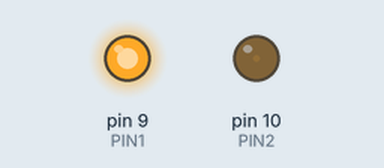
Bench run of a sketch on a simulated Arduino Uno, built with avr-gcc and run on an emulated ATmega328P. On the bench: output pins drawn as LEDs (lit = HIGH). Random numbers use the default seed unless the sketch sets one.

Above: at 0.1 s.
At 12.8 s:
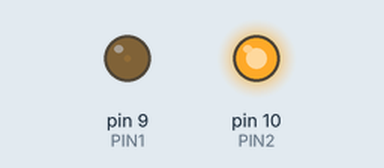
Timing chart, 0 to 15.1 s (numbered marks = the images above):
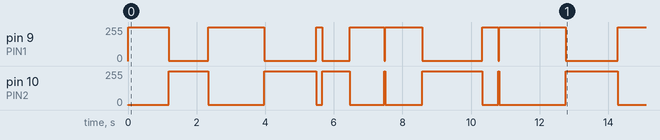

Measured:
- by itself, pin 9 (PIN1): 0/255 → 254/255 at 0.01 s, → 1/255 1.2 s later, → 254/255 1.1 s later, → 1/255 1.6 s later, … (15 changes in this stretch)
- by itself, pin 10 (PIN2): 0/255 → 2/255 at 0.01 s, → 254/255 1.2 s later, → 2/255 1.1 s later, → 254/255 1.6 s later, … (15 changes in this stretch)

The sketch:

removeme_twoleds.ino
```cpp
#define PIN1 9
#define PIN2 10

void setup() {
  // put your setup code here, to run once:
  pinMode(PIN1, OUTPUT);
  pinMode(PIN2, OUTPUT);
  Serial.begin(115200);
  randomSeed(analogRead(0));
}

int led1strength = 0;
int led1add = 1;
int led2strength = 255;
int led2add = -1;


void loop() {
  // put your main code here, to run repeatedly:
  analogWrite(PIN1, led1strength);
  led1strength += led1add;
  if (led1strength == 255) {
    delay(random(2000));
    led1add = -1;
  } else if (led1strength == 0) {
    led1add = 1;
  }
  analogWrite(PIN2, led2strength);
  led2strength += led2add;
  if (led2strength == 255) {
    delay(random(2000));
    led2add = -1;
  } else if (led2strength == 0) {
    led2add = 1;
  }
}
```
